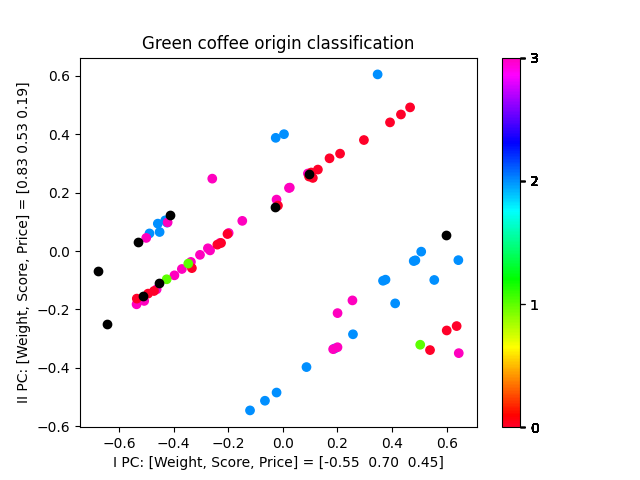

Here is the Python script that generated this plot:
"""
Script for classifying green coffee origin based on its price, score and weight

Transforms the data using 'origins.py', scales the data with Min-Max Scaler and reduces its dimensionality with
Principal Component Analysis, visualizes the data, creates a Decision Tree Classifier and fits it on the training set,
visualizes the tree, tests the model on the testing set

Requires installation of 'pandas', 'scikit-learn', 'numpy', 'matplotlib'
"""

import pandas
import adjust_data
import origins
from sklearn.preprocessing import MinMaxScaler
from sklearn.decomposition import PCA
import numpy
from matplotlib import pyplot
from sklearn.tree import DecisionTreeClassifier, plot_tree

print('\nClassifying green coffee origin based on its price, score and weight...')

# read relevant training data from the adjusted file
data = pandas.read_csv('adjusted_data.csv')
train_features = data[['Weight', 'Score', 'Price']]
train_origins = data['Coffee']
# drop rows with missing values using 'adjust_data.py'
train_features, train_origins = adjust_data.drop_missing(train_features, train_origins)

# read relevant testing data from the adjusted file
test_data = pandas.read_csv('adjusted_test_data.csv')
test_features = test_data[['Weight', 'Score', 'Price']]
test_origins = test_data['Coffee']
# drop rows with missing values using 'adjust_data.py'
test_features, test_origins = adjust_data.drop_missing(test_features, test_origins)

# transform training and testing data using 'origins.py'
# (simplify possible origins, take into account continents rather than countries, change alphabetical data into
#  numerical data)
train_features, train_origins = origins.simplify_origins(train_features, train_origins)
test_features, test_origins = origins.simplify_origins(test_features, test_origins)
# print the mapping for reference
print(f'\n{origins.printable_origins_map}')

# convert the data to numpy arrays
train_features = train_features.to_numpy()
train_origins = train_origins.to_numpy()
test_features = test_features.to_numpy()
test_origins = test_origins.to_numpy()

# create a Min-Max Scaler for the training data
# scale the training features
scaler = MinMaxScaler()
train_features = scaler.fit_transform(train_features)
# scale the testing features
test_features = scaler.transform(test_features)

print('\nReducing the dimensionality...')

# create a Principal Component Analysis model for the training data
# reduce the dimensionality of the training features
pca = PCA(n_components=2)    # 3 components -> 2 components
train_features_pca = pca.fit_transform(train_features)
# reduce the dimensionality of the testing features
test_features_pca = pca.transform(test_features)

# details of the PCA model
pca_components = pca.components_
pca_variances = pca.explained_variance_ratio_
# print the details
# (first set float printing options for numpy arrays)
numpy.set_printoptions(precision=2, floatmode='maxprec_equal')
print(f'\nPrincipal components in [Weight, Score, Price] space:\n{pca_components}')
print(f'Variance explained by each component ({sum(pca_variances):.2f} in total):\n{pca_variances}')

# plot the data
pyplot.scatter(train_features_pca[:, 0], train_features_pca[:, 1], c=train_origins, cmap='gist_rainbow')
pyplot.colorbar(ticks=train_origins)
pyplot.xlabel(f'I PC: [Weight, Score, Price] = {pca_components[0]}')
pyplot.ylabel(f'II PC: [Weight, Score, Price] = {pca_components[1]}')
pyplot.title('Green coffee origin classification')
pyplot.scatter(test_features_pca[:, 0], test_features_pca[:, 1], c='black')
pyplot.show()

# create a Decision Tree Classifier for the training data
classifier_pca = DecisionTreeClassifier()
classifier_pca.fit(train_features_pca, train_origins)

# plot the decision tree
plot_tree(classifier_pca, max_depth=2, feature_names=[f'I PC', f'II PC'], class_names = ['0', '1', '2', '3'])
pyplot.title('Green coffee origin classification - decision tree')
pyplot.show()

# make predictions on the testing data
predicted_origins_pca = classifier_pca.predict(test_features_pca)
accuracy_pca = classifier_pca.score(test_features_pca, test_origins)

# the results
print('\nWith Principal Component Analysis (2D)')
print(f'True origins: {test_origins}')
print(f'Origins predicted with Decision Trees: {predicted_origins_pca}')
print(f'Accuracy (mean accuracy): {accuracy_pca:.2f}')

# the same but without PCA

# create a Decision Tree Classifier for the training data
classifier = DecisionTreeClassifier()
classifier.fit(train_features, train_origins)

# make predictions on the testing data
predicted_origins = classifier.predict(test_features)
accuracy = classifier.score(test_features, test_origins)

# the results
print('\nWithout Principal Component Analysis (3D)')
print(f'True origins: {test_origins}')
print(f'Origins predicted with Decision Trees: {predicted_origins}')
print(f'Accuracy (mean accuracy): {accuracy:.2f}')
